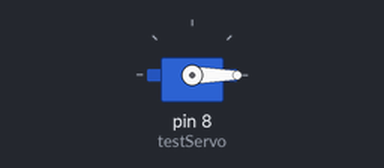
Recording of a sketch running on a simulated Arduino Uno, built with avr-gcc and run on an emulated ATmega328P. Shown: servo. What the sketch prints to the serial monitor is not drawn.

Above: at 0.05 s.
Timing chart, 0 to 4.6 s (numbered marks = the images above):
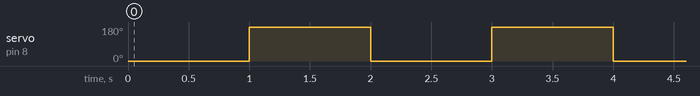

The sketch:

sketch_jul19a.ino
```cpp
#include <Servo.h>
Servo testServo;

void setup() {
  // put your setup code here, to run once:
  Serial.begin(115200); //sets up serial monitor
  Serial.println("Servo test code starting...");
  testServo.attach(8); //assigns servo to Digital Port #8
}

void loop() {
  // put your main code here, to run repeatedly:
  testServo.write(0); //go to specified angle in degrees
  delay(1000);
  testServo.write(180);
  delay(1000);
}
```

Measured:
- by itself, servo on pin 8 (testServo): alternates 180° for 1.0 s and 0° for 1.0 s
